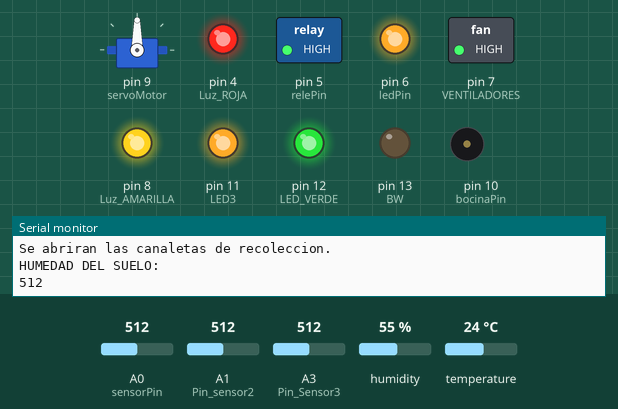
This sketch was run on a simulated Arduino Uno, built with avr-gcc and run on an emulated ATmega328P. Parts: servo, switched loads named in the sketch (green lamp = pin HIGH), output pins drawn as LEDs (lit = HIGH), buzzer (waves = sounding, pin HIGH), the last lines printed to the serial monitor. The test bench sets the inputs (shaded band); at power-on: temperature 24 °C, A1 (Pin_sensor2) = 512, A0 (sensorPin) = 512, A3 (Pin_Sensor3) = 512, humidity 55 %.

Above: at 10.0 s.
10.1 s: temperature set to 22 °C
At 15.8 s:
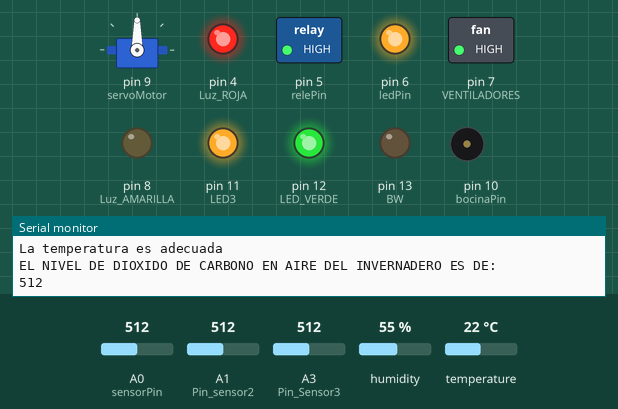
19.3 s: A1 (Pin_sensor2) set to 499
At 26.7 s:
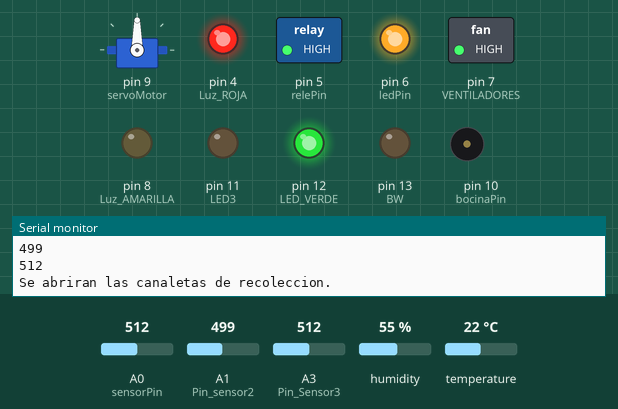
28.5 s: A0 (sensorPin) set to 590
At 38.9 s:
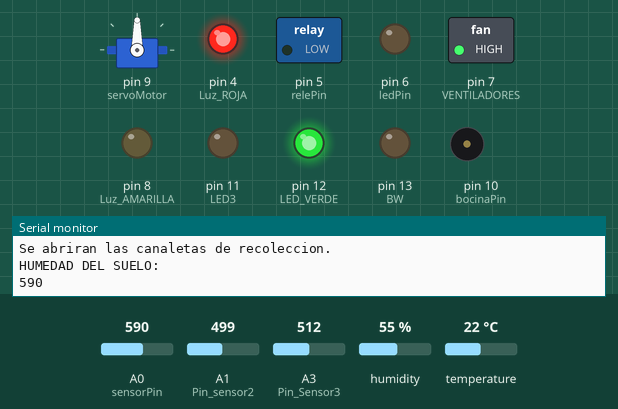
39.2 s: A1 (Pin_sensor2) set to 340
At 44.8 s:
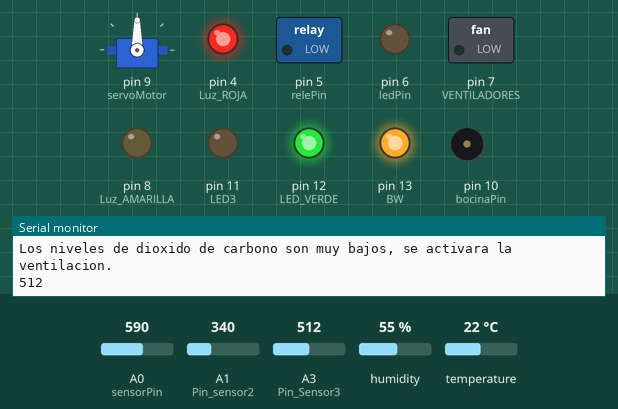
53.2 s: A3 (Pin_Sensor3) set to 302
64.5 s: A3 (Pin_Sensor3) set to 275
At 73.7 s:
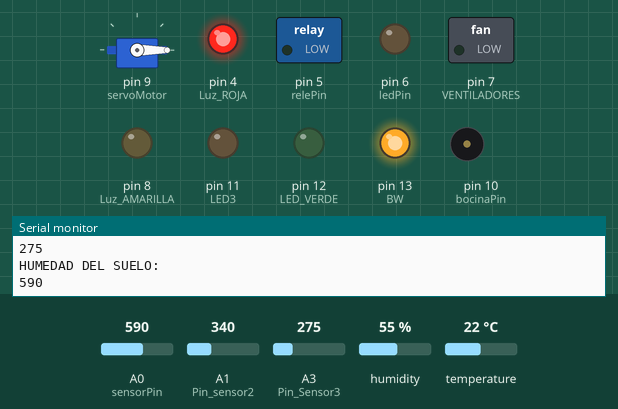
Timing chart, 0 to 88.3 s (numbered marks = the images above; inputs shaded):
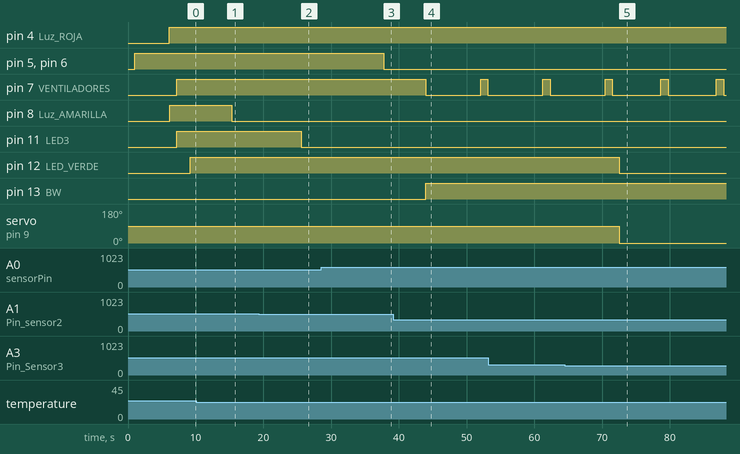

The sketch:

CODIGO_INTELLIGENT_GREENHOUSE_FINAL.ino
```cpp
#include <Servo.h>
#include <DHT.h>

////////////CODIGO INNTELLIGENT GREENHOUSE/////////////////
///////////HUMEDAD Y LUZ///////////////
int sensorPin = A0;
int humedad = 0;
int bocinaPin = 10;
int ledPin = 6;
int relePin = 5;
////////////TEMPERATURA////////
int Pin_sensor = 3;
int TEMPERATURA = 0;
int VENTILADORES= 7;
int Luz_ROJA = 4;
int Luz_AMARILLA = 8;
// Dependiendo del tipo de sensor
#define DHTTYPE DHT11

// Inicializamos el sensor DHT11
DHT dht(Pin_sensor, DHTTYPE);
////////////DIOXIDO DE CARBONO///////////////
int Pin_sensor2 = A1;
int LED3 = 11;
int BW = 13;
int DIOXIDO_CARBONO = 0;
/////////////////AGUA/////////////////
Servo servoMotor;
int Pin_Sensor3 = A3;
int LED_VERDE = 12;
int AGUA = 0;
void setup()
{
   Serial.begin(9600);
   pinMode(sensorPin, INPUT);
   pinMode(bocinaPin, OUTPUT);
   pinMode(ledPin, OUTPUT);
   pinMode(relePin, OUTPUT);
   pinMode(Pin_sensor, INPUT);
   pinMode(VENTILADORES, OUTPUT);
   pinMode(Luz_ROJA , OUTPUT);
   pinMode(Luz_AMARILLA, OUTPUT);
   pinMode(Pin_sensor2, INPUT);
   pinMode(LED3, OUTPUT);
   pinMode(BW, OUTPUT);
   servoMotor.attach(9);
   pinMode(LED_VERDE, OUTPUT);
   pinMode(Pin_Sensor3, INPUT);
   dht.begin();

}
void loop()
{
  humedad = analogRead(sensorPin);
 Serial.println("HUMEDAD DEL SUELO:");
 Serial.println(humedad);
 delay(1000);
 if (humedad >= 580){
  digitalWrite(relePin, LOW );
 }
 else{
  digitalWrite(relePin, HIGH);
 }
if (humedad <= 350){
  digitalWrite(bocinaPin, HIGH );
 }
 else{
  digitalWrite(bocinaPin, LOW);
 }
 if (humedad >= 350 and humedad < 579){
  digitalWrite(ledPin, HIGH );
 }
 else{
  digitalWrite(ledPin, LOW);
 }

  ///////////////////////////////////////////////////////SENSOR DE TEMPERATURA//////////////////////////////
      // Esperamos 5 segundos entre medidas
  delay(5000);

  // Leemos la humedad relativa
  float h = dht.readHumidity();
  // Leemos la temperatura en grados centígrados (por defecto)
  float t = dht.readTemperature();
  // Leemos la temperatura en grados Fahreheit
  float f = dht.readTemperature(true);

  // Comprobamos si ha habido algún error en la lectura
  if (isnan(h) || isnan(t) || isnan(f)) {
    Serial.println("Error obteniendo los datos del sensor DHT11");
    return;
  }

  // Calcular el índice de calor en Fahreheit
  float hif = dht.computeHeatIndex(f, h);
  // Calcular el índice de calor en grados centígrados
  float hic = dht.computeHeatIndex(t, h, false);

  Serial.print("Humedad: ");
  Serial.print(h);
  Serial.print(" %\t");
  Serial.print("Temperatura: ");
  Serial.print(t);
  Serial.print(" *C ");
  Serial.print(f);
  Serial.print(" *F\t");
  Serial.print("Índice de calor: ");
  Serial.print(hic);
  Serial.print(" *C ");
  Serial.print(hif);
  Serial.println(" *F");
  if (h >= 95.00) {
    Serial.println("La humedad relativa es adecuada");
    digitalWrite(Luz_ROJA, LOW);
    }
 else{
  Serial.println("La humedad relativa es muy baja.");
  digitalWrite(Luz_ROJA, HIGH);

  }
 if (t >= 23.30){
  Serial.println("La temperatura es alta, se activara la ventilacion");
  digitalWrite(VENTILADORES, LOW);
  digitalWrite(Luz_AMARILLA, HIGH);
  }
  else{
    Serial.println("La temperatura es adecuada");
  digitalWrite(VENTILADORES, HIGH);
  digitalWrite(Luz_AMARILLA, LOW);
 }
 /////////////////////////////////////SENSOR DIOXIDO DE CARBONO///////////////////////////////
  DIOXIDO_CARBONO = analogRead(Pin_sensor2);
  Serial.println("EL NIVEL DE DIOXIDO DE CARBONO EN AIRE DEL INVERNADERO ES DE:");
  Serial.println(DIOXIDO_CARBONO);
  delay(1000);
  if (DIOXIDO_CARBONO <= 490){
    Serial.println("Los niveles de dioxido de carbono son muy bajos, se activara la ventilacion.");
    digitalWrite(BW, HIGH);
    digitalWrite(VENTILADORES, LOW);
    }
    else{
      digitalWrite(BW, LOW);

      digitalWrite(VENTILADORES, HIGH);
      }
   if (DIOXIDO_CARBONO >= 500){
    Serial.println("Los niveles de CO2 son adecuados.");
    digitalWrite(LED3, HIGH);}
    else{
      digitalWrite(LED3, LOW);

  }
///////////////////////////////////////////////////////////////SENSOR DE AGUA////////////////////////////////7
  AGUA = analogRead(Pin_Sensor3);
  Serial.println(AGUA);
  delay(1000);
  if (AGUA >= 290){
    Serial.println("Se abriran las canaletas de recoleccion.");
    servoMotor.write(HIGH);
    servoMotor.write(90);
    delay(1000);
    digitalWrite(LED_VERDE, HIGH);
    }
    else{
      servoMotor.write(LOW);
      digitalWrite(LED_VERDE, LOW);
      }

}
```

Measured:
- the behaviour switches between 24 and 23 °C on temperature (found by bisection; images 0 and 1)
- the behaviour switches between 500 and 499 on A1 (Pin_sensor2) (found by bisection; images 1 and 2)
- the behaviour switches between 290 and 289 on A3 (Pin_Sensor3) (found by bisection; images 4 and 5)
- after the input at 10.1 s, pin 7 (VENTILADORES): stays HIGH (without the input it goes to LOW after 5.2 s); pin 8 (Luz_AMARILLA): HIGH → LOW after 5.2 s
- after the input at 19.3 s, pin 11 (LED3): HIGH → LOW after 6.3 s
- after the input at 28.5 s, pin 5 (relePin), pin 6 (ledPin): HIGH → LOW after 9.2 s
- after the input at 39.2 s, pin 7 (VENTILADORES): HIGH → LOW after 4.7 s, → HIGH 8.1 s later, → LOW 1.1 s later; pin 13 (BW): LOW → HIGH after 4.7 s
- after the input at 64.5 s, pin 12 (LED_VERDE): HIGH → LOW after 8.0 s; servo on pin 9 (servoMotor): 90° → 0° after 8.0 s
